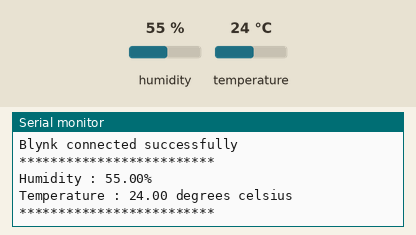
Recording of a sketch running on a simulated ESP8266 (NodeMCU). Shown: the last lines printed to the serial monitor. The inputs (shaded band) are chosen by the test bench; at power-on: humidity 55 %, temperature 24 °C. WiFi joins after 1.5 s; servers stay silent unless stated.

Above: at 3.0 s.
3.1 s: humidity set to 22 %
At 7.7 s:
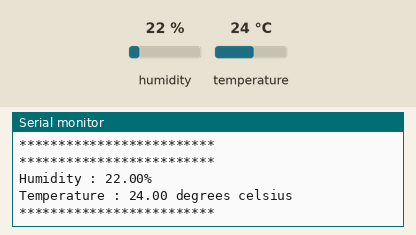
8.8 s: temperature set to 12 °C
At 12.9 s:
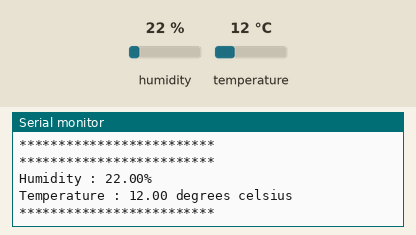
14.5 s: humidity set to 40 %
At 18.1 s:
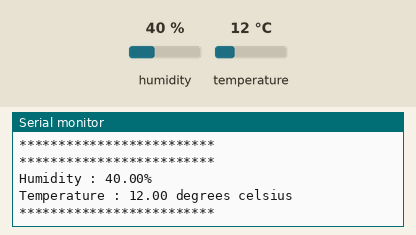
Timing chart, 0 to 19.6 s (numbered marks = the images above; inputs shaded):
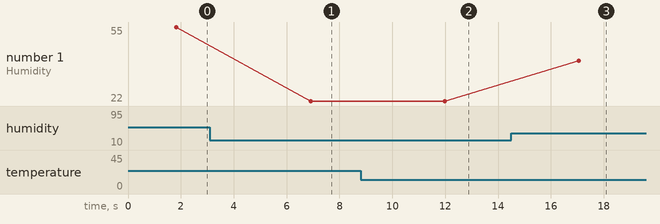

Measured:
- after the input at 3.1 s, the serial monitor: prints a new line after 3.8 s (image 1)
- after the input at 8.8 s, the serial monitor: prints a new line after 3.2 s (image 2)
- after the input at 14.5 s, the serial monitor: prints a new line after 2.6 s (image 3)
- plotted number 1: 55 → 22 after the input at 3.1 s, 22 → 40 after the input at 14.5 s

The sketch:

temperaturereading.ino
```cpp
#define BLYNK_TEMPLATE_ID "TMPL31ezSPiUB"
#define BLYNK_TEMPLATE_NAME "DHT IoT sensor"
#define BLYNK_AUTH_TOKEN "gJtw5djx9cNp3RJeOXo4jov5m0eghWS9"

#include<DHT.h>
#include<BlynkSimpleEsp8266.h>
#define DHTPIN 4 //Data pin is connected to D2 on the "ESP"
#define DHTTYPE DHT11


char auth[]="gJtw5djx9cNp3RJeOXo4jov5m0eghWS9";
char ssid[]="OnePLus Nord";
char pass[]="15042006";
DHT dht(DHTPIN,DHTTYPE);

void setup() {
  // put your setup code here, to run once:
Serial.begin(9600);
Serial.println("DHT Test Successful");
Blynk.begin(auth,ssid,pass);
Serial.println("Blynk connected successfully");
dht.begin();
}

void loop() {
  // put your main code here, to run repeatedly:
float h=dht.readHumidity();
float t=dht.readTemperature();
float f=dht.readTemperature(true);
if(isnan(h) || isnan(t) || isnan(f))//is not a number
{
  Serial.println("Something is not working as intended");
  return;
}
Serial.println("*************************");
Serial.print("Humidity : ");
Serial.print(h);
Serial.println("%");
Serial.print("Temperature : ");
Serial.print(t);
Serial.println(" degrees celsius");
Serial.println("*************************");
Blynk.virtualWrite(V0, t);
Blynk.virtualWrite(V1, h);
delay(5000);
}
```
